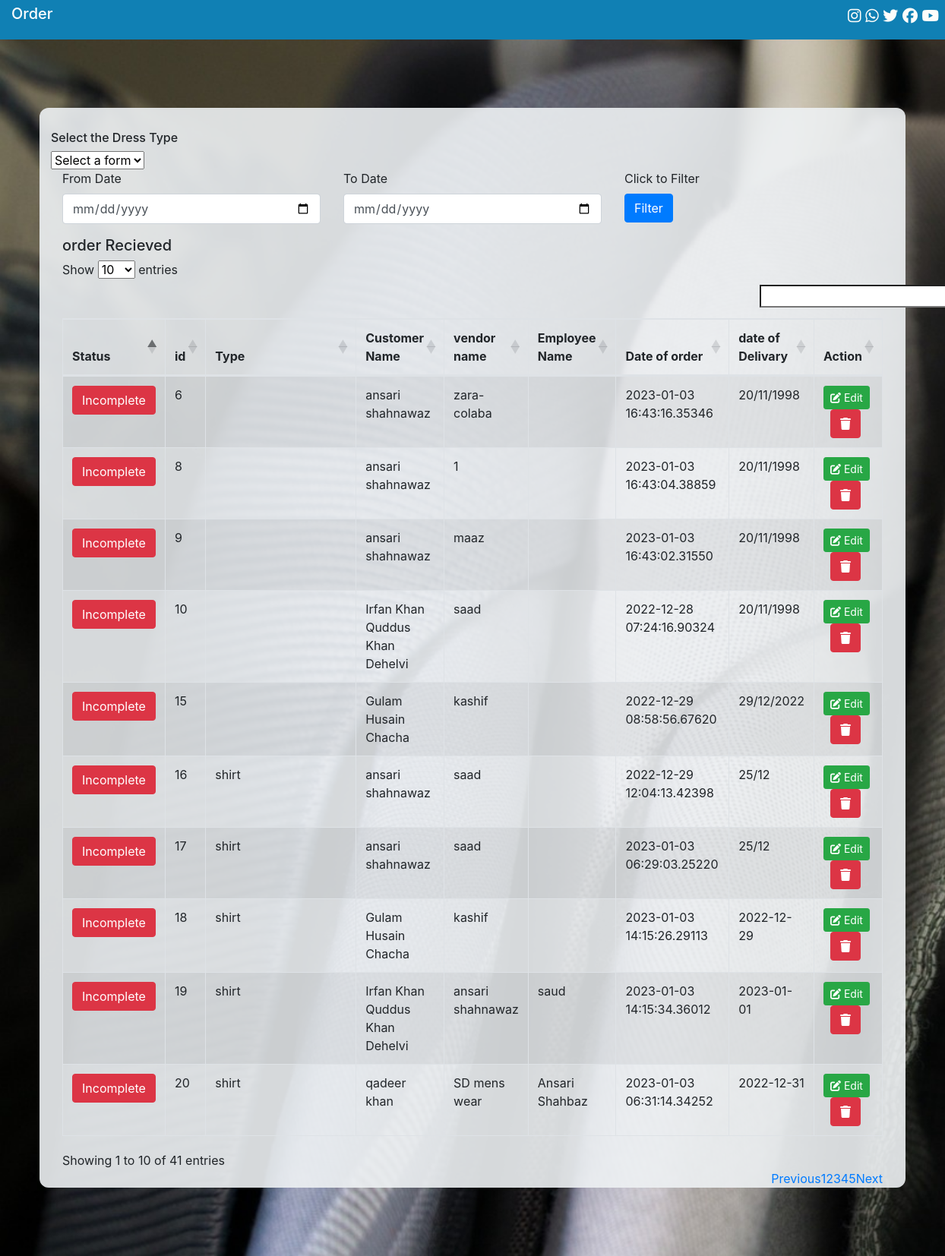
Page /Customer/register.php on the committed database.
### tables this page shows
CREATE TABLE `orders` (
  `sr` bigint(20) UNSIGNED NOT NULL,
  `type` varchar(80) NOT NULL,
  `quantity` varchar(20) NOT NULL,
  `cust_name` varchar(255) NOT NULL,
  `del_date` varchar(255) NOT NULL,
  `vendor` varchar(255) NOT NULL,
  `emp_name` varchar(32) NOT NULL,
  `height` varchar(15) NOT NULL,
  `shoulder` varchar(15) NOT NULL,
  `chest` varchar(15) NOT NULL,
  `sleev` varchar(15) NOT NULL,
  `neck` varchar(15) NOT NULL,
  `bh` varchar(15) NOT NULL,
  `fix` varchar(15) NOT NULL,
  `stomach` varchar(15) NOT NULL,
  `seat` varchar(15) NOT NULL,
  `cuff` varchar(15) NOT NULL,
  `collar` varchar(15) NOT NULL,
  `rem` varchar(255) NOT NULL,
  `image` varchar(400) NOT NULL,
  `time` timestamp(5) NOT NULL DEFAULT current_timestamp(5) ON UPDATE current_timestamp(5),
  `status` int(1) NOT NULL
);

### Customer/order_display.php (the view)
<?php
include('../connection.php');
$display = mysqli_query($conn, "SELECT * FROM orders");
?>
<form action="" method="GET">
    <div class="row">
        <div class="col-md-4">
            <div class="form-group">
                <label>From Date</label>
                <input type="date" name="from_date" value="<?php if(isset($_GET["from_date"])){ echo $_GET["from_date"]; } ?>" class="form-control">
            </div>
        </div>
        <div class="col-md-4">
            <div class="form-group">
                <label>To Date</label>
                <input type="date" name="to_date" value="<?php if(isset($_GET["to_date"])){ echo $_GET["to_date"]; } ?>" class="form-control">
            </div>
        </div>
        <div class="col-md-4">
            <div class="form-group">
                <label>Click to Filter</label> <br>
                <button type="submit" class="btn btn-primary">Filter</button>
            </div>
        </div>
    </div>
</form>
<?php
echo "<h5>order Recieved</h5>";
echo "<table id='myTable' class='table table-striped table-bordered' style='width:100%'>";
echo "<thead>";
echo "<th>Status</th>";
echo "<th width='4%'>id</th>";
echo "<th width='3%'>Type</th>";
echo "<th width='20%'>Customer Name</th>";
echo "<th width='15%'>vendor name</th>";
echo "<th width='10%'>Employee Name</th>";
echo "<th width='15%'>Date of order</th>";
echo "<th width='10%'>date of Delivary</th>";
echo "<th width='16%'>Action</th>";
echo "</thead>";
?>
<tbody>
<?php
        if(isset($_GET['from_date']) && isset($_GET['to_date']))
        {
            $from_date = $_GET['from_date'];
            $to_date = $_GET['to_date'];
            $query = "SELECT * FROM orders WHERE del_date BETWEEN '$from_date' AND '$to_date' ";
            $query_run = mysqli_query($conn, $query);
            if(mysqli_num_rows($query_run) > 0)
            {
                foreach($query_run as $row)
                {
                    ?>
                    <tr>
                        <td>
                            <?php
                            if($row['status']==1) {
                                echo '<p> <a href="status.php?sr='.$row['sr'].'&status=0" class="btn btn-success"> Complete </a> </p> ';
                            }
                            else{
                                echo '<p> <a href="status.php?sr='.$row['sr'].'&status=1" class="btn btn-danger"> Incomplete </a> </p> ';
                            }
                            ?>
                        </td>
                        <td><?= $row['sr']; ?></td>
                        <td><?= $row['type']; ?></td>
                        <td><?= $row['cust_name']; ?></td>
                        <td><?= $row['vendor']; ?></td>
                        <td><?= $row['emp_name']; ?></td>
                        <td><?= $row['time']; ?></td>
                        <td><?= $row['del_date']; ?></td>
                <?php   echo "<td><a href='#' class='btn btn-success btn-sm' data-toggle='modal' data-target='.edit-modal-lg'>
                        <i class='fa-solid fa-pen-to-square'></i> Edit</a>&nbsp;
                        <button type='button' class='btn btn-danger'
                        data-toggle='modal' data-target='.delete-modal-lg'><i class='fa-solid fa-trash'></i></button>
                        </td>
                        ";
                    ?>
                    </tr>
                    <?php
                }
            }
            else
            {
               echo "no data";
            }
        }
        else{
            while ($row = mysqli_fetch_assoc($display)) {
                echo "<tr>";
                ?>
                <td>
                    <?php
                    if($row['status']==1) {
                        echo '<p> <a href="status.php?sr='.$row['sr'].'&status=2" class="btn btn-success"> Complete </a> </p> ';
                    }
                    elseif($row['status']==2) {
                        echo '<p> <a href="status.php?sr='.$row['sr'].'&status=0" class="btn btn-primary"> Delivered </a> </p> ';
                    }
                    else{
                        echo '<p> <a href="status.php?sr='.$row['sr'].'&status=1" class="btn btn-danger"> Incomplete </a> </p> ';
                    }
                    ?>
                </td>
                <?php
                echo "<td>" . $row['sr'] . "</td>";
                echo "<td>" . $row['type'] . "</td>";
                echo "<td>" . $row['cust_name'] . "</td>";
                echo "<td>" . $row['vendor'] . "</td>";
                echo "<td>" . $row['emp_name'] . "</td>";
                echo "<td>" . $row['time'] . "</td>";
                echo "<td>" . $row['del_date'] . "</td>";
                echo "<td><a href='#' class='btn btn-success btn-sm' data-toggle='modal' data-target='.edit-modal-lg'>
                <i class='fa-solid fa-pen-to-square'></i> Edit</a>&nbsp;
                <button type='button' class='btn btn-danger'
                data-toggle='modal' data-target='.delete-modal-lg'><i class='fa-solid fa-trash'></i></button>
                </td>
                ";
                }
        }
    ?>
    </tbody>

### css/datatable.css (style rules this page uses)
table.dataTable thead>tr>th.sorting,table.dataTable thead>tr>th.sorting_asc,table.dataTable thead>tr>th.sorting_desc,table.dataTable thead>tr>th.sorting_asc_disabled,table.dataTable thead>tr>th.sorting_desc_disabled,table.dataTable thead>tr>td.sorting,table.dataTable thead>tr>td.sorting_asc,table.dataTable thead>tr>td.sorting_desc,table.dataTable thead>tr>td.sorting_asc_disabled,table.dataTable thead>tr>td.sorting_desc_disabled { cursor:pointer;position:relative;padding-right:26px }
table.dataTable thead>tr>th.sorting:before,table.dataTable thead>tr>th.sorting:after,table.dataTable thead>tr>th.sorting_asc:before,table.dataTable thead>tr>th.sorting_asc:after,table.dataTable thead>tr>th.sorting_desc:before,table.dataTable thead>tr>th.sorting_desc:after,table.dataTable thead>tr>th.sorting_asc_disabled:before,table.dataTable thead>tr>th.sorting_asc_disabled:after,table.dataTable thead>tr>th.sorting_desc_disabled:before,table.dataTable thead>tr>th.sorting_desc_disabled:after,table.dataTable thead>tr>td.sorting:before,table.dataTable thead>tr>td.sorting:after,table.dataTable thead>tr>td.sorting_asc:before,table.dataTable thead>tr>td.sorting_asc:after,table.dataTable thead>tr>td.sorting_desc:before,table.dataTable thead>tr>td.sorting_desc:after,table.dataTable thead>tr>td.sorting_asc_disabled:before,table.dataTable thead>tr>td.sorting_asc_disabled:after,table.dataTable thead>tr>td.sorting_desc_disabled:before,table.dataTable thead>tr>td.sorting_desc_disabled:after { position:absolute;display:block;opacity:.125;right:10px;line-height:9px;font-size:.8em }
table.dataTable thead>tr>th.sorting:before,table.dataTable thead>tr>th.sorting_asc:before,table.dataTable thead>tr>th.sorting_desc:before,table.dataTable thead>tr>th.sorting_asc_disabled:before,table.dataTable thead>tr>th.sorting_desc_disabled:before,table.dataTable thead>tr>td.sorting:before,table.dataTable thead>tr>td.sorting_asc:before,table.dataTable thead>tr>td.sorting_desc:before,table.dataTable thead>tr>td.sorting_asc_disabled:before,table.dataTable thead>tr>td.sorting_desc_disabled:before { bottom:50%;content:"▲" }
table.dataTable thead>tr>th.sorting:after,table.dataTable thead>tr>th.sorting_asc:after,table.dataTable thead>tr>th.sorting_desc:after,table.dataTable thead>tr>th.sorting_asc_disabled:after,table.dataTable thead>tr>th.sorting_desc_disabled:after,table.dataTable thead>tr>td.sorting:after,table.dataTable thead>tr>td.sorting_asc:after,table.dataTable thead>tr>td.sorting_desc:after,table.dataTable thead>tr>td.sorting_asc_disabled:after,table.dataTable thead>tr>td.sorting_desc_disabled:after { top:50%;content:"▼" }
table.dataTable thead>tr>th.sorting_asc:before,table.dataTable thead>tr>th.sorting_desc:after,table.dataTable thead>tr>td.sorting_asc:before,table.dataTable thead>tr>td.sorting_desc:after { opacity:.6 }
table.dataTable thead th,table.dataTable thead td,table.dataTable tfoot th,table.dataTable tfoot td { text-align:left }
table.dataTable { clear:both;margin-top:6px !important;margin-bottom:6px !important;max-width:none !important;border-collapse:separate !important;border-spacing:0 }
table.dataTable td,table.dataTable th { -webkit-box-sizing:content-box;box-sizing:content-box }
table.dataTable.table-striped>tbody>tr:nth-of-type(2n+1) { background-color:transparent }
table.dataTable>tbody>tr { background-color:transparent }
table.dataTable.table-striped>tbody>tr.odd>* { box-shadow:inset 0 0 0 9999px rgba(0, 0, 0, 0.05) }
table.table-bordered.dataTable { border-right-width:0 }
table.table-bordered.dataTable th,table.table-bordered.dataTable td { border-left-width:0 }
table.table-bordered.dataTable th:last-child,table.table-bordered.dataTable th:last-child,table.table-bordered.dataTable td:last-child,table.table-bordered.dataTable td:last-child { border-right-width:1px }
table.table-bordered.dataTable tbody th,table.table-bordered.dataTable tbody td { border-bottom-width:0 }

### css/style.css (style rules this page uses)
*:root { margin: 0; padding: 0; box-sizing: border-box; }

### Customer/register.php (style rules this page uses)
label { width:140px; display:inline-block; }

### rows in the picture
orders: sr "6", cust_name "ansari shahnawaz", vendor "zara-colaba", time "2023-01-03 16:43:16.35346", del_date "20/11/1998"
orders: sr "8", cust_name "ansari shahnawaz", vendor "1", time "2023-01-03 16:43:04.38859", del_date "20/11/1998"
orders: sr "9", cust_name "ansari shahnawaz", vendor "maaz", time "2023-01-03 16:43:02.31550", del_date "20/11/1998"
orders: sr "10", cust_name "Irfan Khan Quddus Khan Dehelvi", vendor "saad", time "2022-12-28 07:24:16.90324", del_date "20/11/1998"
orders: sr "15", cust_name "Gulam Husain Chacha", vendor "kashif", time "2022-12-29 08:58:56.67620", del_date "29/12/2022"
orders: sr "16", type "shirt", cust_name "ansari shahnawaz", vendor "saad", time "2022-12-29 12:04:13.42398", del_date "25/12"
orders: sr "17", type "shirt", cust_name "ansari shahnawaz", vendor "saad", time "2023-01-03 06:29:03.25220", del_date "25/12"
orders: sr "18", type "shirt", cust_name "Gulam Husain Chacha", vendor "kashif", time "2023-01-03 14:15:26.29113", del_date "2022-12-29"
orders: sr "19", type "shirt", cust_name "Irfan Khan Quddus Khan Dehelvi", vendor "ansari shahnawaz", emp_name "saud", time "2023-01-03 14:15:34.36012", del_date "2023-01-01"
orders: sr "20", type "shirt", cust_name "qadeer khan", vendor "SD mens wear", emp_name "Ansari Shahbaz", time "2023-01-03 06:31:14.34252", del_date "2022-12-31"
